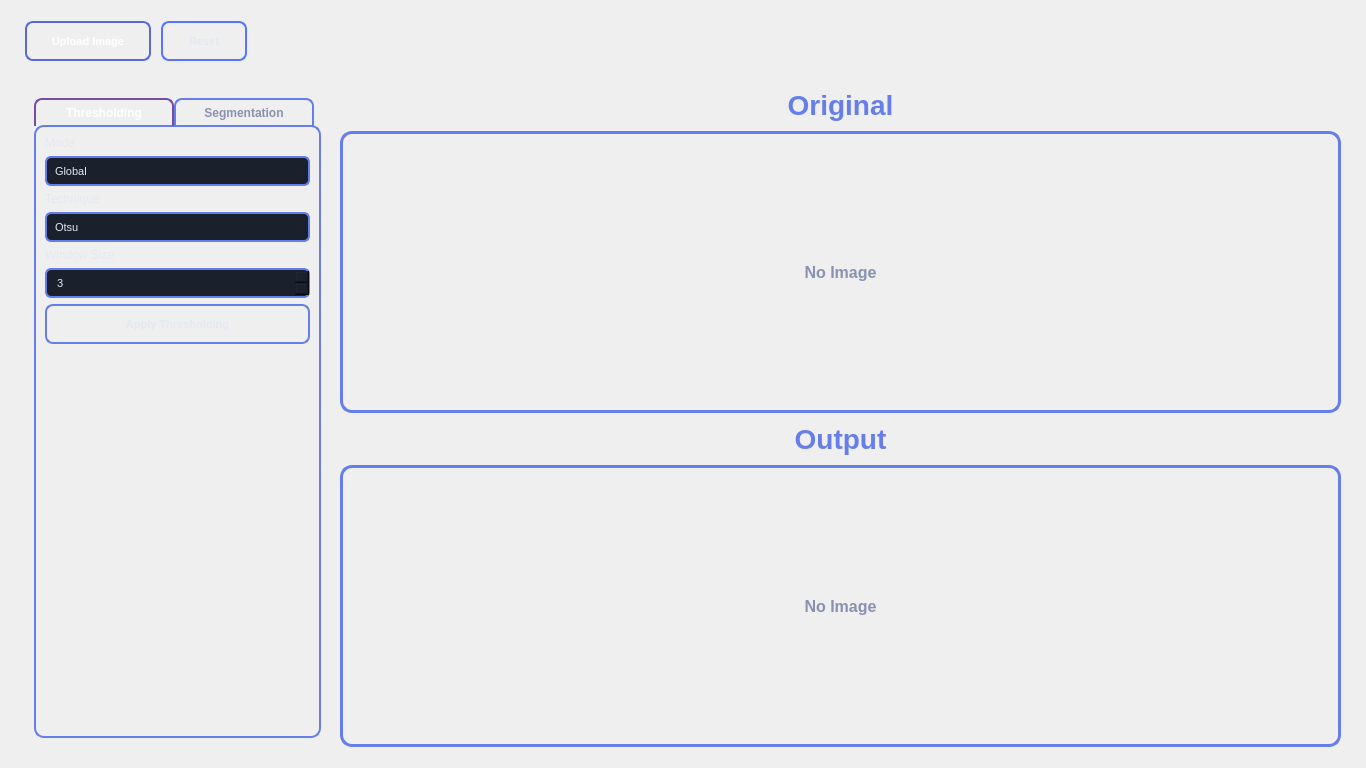
<?xml version="1.0" encoding="UTF-8"?>
<ui version="4.0">
 <class>Form</class>
 <widget class="QWidget" name="Form">
  <property name="geometry">
   <rect>
    <x>0</x>
    <y>0</y>
    <width>1366</width>
    <height>768</height>
   </rect>
  </property>
  <property name="minimumSize">
   <size>
    <width>1200</width>
    <height>700</height>
   </size>
  </property>
  <property name="windowTitle">
   <string>Image Studio</string>
  </property>
  <property name="styleSheet">
   <string notr="true">/* ========================================
   STYLESHEET SECTION - Professional Gradient Theme
   Theme Colors: Purple/Blue Gradient (#667eea, #764ba2)
   Dark Background: #0f1419, #1a202c, #2d3748
   ======================================== */

/* Main Window */
QMainWindow, QWidget {
    background: qlineargradient(x1:0, y1:0, x2:1, y2:1,
                                stop:0 #0f1419, stop:1 #1a1f2e);
    color: #e4e8f0;
    font-family: 'Segoe UI Semibold', 'Segoe UI';
    font-size: 12px;
}

/* Labels */
QLabel {
    color: #e4e8f0;
    font-family: 'Segoe UI', 'Roboto', Arial, sans-serif;
    font-size: 12px;
}

/* Buttons */
QPushButton {
    background: qlineargradient(x1:0, y1:0, x2:0, y2:1,
                                stop:0 #1f1f3d, stop:1 #0f0f25);
    color: #e4e8f0;
    border: 2px solid #667eea;
    border-radius: 8px;
    padding: 6px 12px;
    font-size: 11px;
    font-weight: 600;
    min-height: 24px;
}

QPushButton:hover {
    background: qlineargradient(x1:0, y1:0, x2:0, y2:1,
                                stop:0 #2d2d5f, stop:1 #1a1a38);
    border: 2px solid #764ba2;
    color: #ffffff;
}

QPushButton:pressed {
    background: qlineargradient(x1:0, y1:0, x2:0, y2:1,
                                stop:0 #667eea, stop:1 #764ba2);
    border: 2px solid #7c3aed;
    color: #ffffff;
}

QPushButton#btnUploadOriginal {
    background: qlineargradient(x1:0, y1:0, x2:0, y2:1,
                                stop:0 #667eea, stop:1 #764ba2);
    border: 2px solid #5a67d8;
    color: #ffffff;
    min-width: 98px;
}

QPushButton#btnUploadOriginal:hover {
    background: qlineargradient(x1:0, y1:0, x2:0, y2:1,
                                stop:0 #764ba2, stop:1 #9333ea);
    border: 2px solid #7c3aed;
    color: #ffffff;
}

QPushButton#btnReset {
    background: qlineargradient(x1:0, y1:0, x2:0, y2:1,
                                stop:0 #1f1f3d, stop:1 #0f0f25);
    border-color: #5674ff;
    min-width: 58px;
}

QPushButton#btnUploadMatchImage1, QPushButton#btnUploadMatchImage2 {
    min-width: 24px;
    max-width: 24px;
    min-height: 24px;
    max-height: 24px;
    padding: 0;
    border-radius: 6px;
    background: qlineargradient(x1:0, y1:0, x2:0, y2:1,
                                stop:0 #1f1f3d, stop:1 #0f0f25);
    border: 2px solid #667eea;
}

QPushButton#btnUploadMatchImage1:hover, QPushButton#btnUploadMatchImage2:hover {
    background: qlineargradient(x1:0, y1:0, x2:0, y2:1,
                                stop:0 #2d2d5f, stop:1 #1a1a38);
    border: 2px solid #764ba2;
}

/* Input Fields */
QComboBox, QSpinBox, QDoubleSpinBox {
    background-color: #1a202c;
    color: #e4e8f0;
    border: 2px solid #667eea;
    border-radius: 6px;
    padding: 5px 8px;
    font-size: 11px;
    selection-background-color: #764ba2;
}

QComboBox:focus, QSpinBox:focus, QDoubleSpinBox:focus {
    border: 2px solid #764ba2;
    background-color: #1f2937;
}

QComboBox::drop-down {
    border: none;
    width: 22px;
}

QComboBox::down-arrow {
    image: none;
    border-left: 5px solid transparent;
    border-right: 5px solid transparent;
    border-top: 6px solid #667eea;
    margin-right: 8px;
}

QComboBox QAbstractItemView {
    background-color: #1a202c;
    color: #e4e8f0;
    border: 2px solid #667eea;
    border-radius: 8px;
    selection-background-color: #667eea;
    padding: 4px;
}

/* Group Boxes */
QGroupBox {
    color: #e4e8f0;
    border: 2px solid #667eea;
    border-radius: 12px;
    margin-top: 12px;
    font-weight: 600;
    font-size: 13px;
    padding: 10px 8px 8px 8px;
    background: qlineargradient(x1:0, y1:0, x2:0, y2:1,
                                stop:0 #1a1a36, stop:1 #0f0f1f);
}

QGroupBox::title {
    subcontrol-origin: margin;
    subcontrol-position: top center;
    padding: 3px 12px;
    background: qlineargradient(x1:0, y1:0, x2:1, y2:0,
                                stop:0 #667eea, stop:1 #764ba2);
    border-radius: 6px;
    color: #ffffff;
    font-weight: bold;
    font-size: 12px;
}

/* Checkboxes */
QCheckBox {
    color: #e4e8f0;
    font-size: 12px;
    spacing: 8px;
    padding: 4px;
}

QCheckBox::indicator {
    width: 20px;
    height: 20px;
    border: 2px solid #667eea;
    border-radius: 6px;
    background-color: #1a202c;
}

QCheckBox::indicator:hover {
    border: 2px solid #764ba2;
    background-color: #1f2937;
}

QCheckBox::indicator:checked {
    background: qlineargradient(x1:0, y1:0, x2:1, y2:1,
                                stop:0 #667eea, stop:1 #764ba2);
    border: 2px solid #5a67d8;
    image: none;
}

/* Radio Buttons */
QRadioButton {
    color: #e4e8f0;
    font-size: 12px;
    spacing: 8px;
    padding: 4px;
}

QRadioButton::indicator {
    width: 18px;
    height: 18px;
    border: 2px solid #667eea;
    border-radius: 9px;
    background-color: #1a202c;
}

QRadioButton::indicator:hover {
    border: 2px solid #764ba2;
    background-color: #1f2937;
}

QRadioButton::indicator:checked {
    background: qlineargradient(x1:0, y1:0, x2:1, y2:1,
                                stop:0 #667eea, stop:1 #764ba2);
    border: 2px solid #5a67d8;
}

/* Sliders */
QSlider::groove:horizontal {
    background: #1a202c;
    height: 8px;
    border-radius: 4px;
    border: 1px solid #667eea;
}

QSlider::handle:horizontal {
    background: qlineargradient(x1:0, y1:0, x2:1, y2:0,
                                stop:0 #667eea, stop:1 #764ba2);
    border: 2px solid #5a67d8;
    width: 18px;
    margin: -6px 0;
    border-radius: 9px;
}

QSlider::handle:horizontal:hover {
    background: qlineargradient(x1:0, y1:0, x2:1, y2:0,
                                stop:0 #764ba2, stop:1 #9333ea);
    border: 2px solid #7c3aed;
}

QSlider::sub-page:horizontal {
    background: qlineargradient(x1:0, y1:0, x2:1, y2:0,
                                stop:0 #667eea, stop:1 #764ba2);
    border-radius: 4px;
}

/* Scroll Area */
QScrollArea {
    border: none;
    background: transparent;
}

QScrollBar:vertical {
    background-color: #0f0f25;
    width: 12px;
    border-radius: 6px;
}

QScrollBar::handle:vertical {
    background: qlineargradient(x1:0, y1:0, x2:1, y2:0,
                                stop:0 #667eea, stop:1 #764ba2);
    border-radius: 6px;
    min-height: 30px;
}

QScrollBar::handle:vertical:hover {
    background: qlineargradient(x1:0, y1:0, x2:1, y2:0,
                                stop:0 #764ba2, stop:1 #9333ea);
}

/* Custom Frames */
#topBar {
    background: qlineargradient(x1:0, y1:0, x2:1, y2:0,
                                stop:0 #0f1419, stop:1 #1a1f2e);
}

#leftImageFrame, #rightImageFrame {
    border: 3px solid #667eea;
    border-radius: 12px;
    background: qlineargradient(x1:0, y1:0, x2:0, y2:1,
                                stop:0 #0f0f25, stop:1 #0a0a15);
}

#matchImage1Frame, #matchImage2Frame, #matchResultFrame {
    border: 3px solid #667eea;
    border-radius: 12px;
    background: qlineargradient(x1:0, y1:0, x2:0, y2:1,
                                stop:0 #0f0f25, stop:1 #0a0a15);
}

#lblSingleOriginalTitle, #lblSingleOutputTitle {
    font-size: 28px;
    font-weight: 700;
    color: #667eea;
}

#lblImg1Title, #lblImg2Title {
    border: 0;
    background-color: transparent;
    padding: 1px 2px;
    font-weight: 700;
    font-size: 14px;
    color: #e4e8f0;
}

#lblOriginal, #lblProcessed, #lblMatchImage1, #lblMatchImage2, #lblMatchResult {
    border: 0;
    background-color: transparent;
    color: #8892b0;
    font-size: 16px;
    font-weight: 500;
}

#hDivider {
    background-color: qlineargradient(x1:0, y1:0, x2:1, y2:0,
                                      stop:0 #667eea, stop:1 #764ba2);
    min-height: 2px;
    max-height: 2px;
}

#frameHarris, #frameLambda, #frameSift, #frameMatching, #matchSideFrame {
    border: 2px solid #667eea;
    border-radius: 14px;
    background: qlineargradient(x1:0, y1:0, x2:0, y2:1,
                                stop:0 #1a1a36, stop:1 #0f0f1f);
}

#matchThreshold, #matchCount {
    background-color: #1a202c;
    border: 2px solid #667eea;
    border-radius: 6px;
    min-height: 20px;
    padding: 2px 4px;
    color: #e4e8f0;
}

#lblMatchUsing {
    font-size: 24px;
    font-weight: 700;
    padding-top: 6px;
    padding-bottom: 4px;
    color: #667eea;
}

QLabel[chipTitle=&quot;true&quot;] {
    background: qlineargradient(x1:0, y1:0, x2:1, y2:0,
                                stop:0 #667eea, stop:1 #764ba2);
    border: 1px solid #aebdff;
    border-radius: 8px;
    color: #edf2ff;
    font-weight: 700;
}

#topTimeFrame {
    border-radius: 8px;
    background: qlineargradient(x1:0, y1:0, x2:0, y2:1,
                                stop:0 #1a1a36, stop:1 #0f0f1f);
    border: 1px solid #667eea;
}

#matchTimeFrame {
    border-radius: 8px;
    background: qlineargradient(x1:0, y1:0, x2:0, y2:1,
                                stop:0 #1a1a36, stop:1 #0f0f1f);
    border: 1px solid #667eea;
}

QMenuBar, QMenu {
    background-color: #0f1419;
    color: #e4e8f0;
    border-bottom: 1px solid #667eea;
}

QMenuBar::item:selected {
    background: qlineargradient(x1:0, y1:0, x2:1, y2:0,
                                stop:0 #667eea, stop:1 #764ba2);
    color: #ffffff;
}

/* Tab Widget */
QTabWidget::pane {
    border: 2px solid #667eea;
    border-radius: 10px;
    background: qlineargradient(x1:0, y1:0, x2:0, y2:1,
                                stop:0 #1a1a36, stop:1 #0f0f1f);
    top: -1px;
}

QTabBar::tab {
    background: qlineargradient(x1:0, y1:0, x2:0, y2:1,
                                stop:0 #1f1f3d, stop:1 #0f0f25);
    color: #8892b0;
    border: 2px solid #667eea;
    border-bottom: none;
    border-top-left-radius: 8px;
    border-top-right-radius: 8px;
    padding: 6px 18px;
    font-size: 12px;
    font-weight: 600;
    min-width: 100px;
}

QTabBar::tab:selected {
    background: qlineargradient(x1:0, y1:0, x2:1, y2:0,
                                stop:0 #667eea, stop:1 #764ba2);
    color: #ffffff;
    border-color: #764ba2;
}

QTabBar::tab:hover:!selected {
    background: qlineargradient(x1:0, y1:0, x2:0, y2:1,
                                stop:0 #2d2d5f, stop:1 #1a1a38);
    color: #e4e8f0;
    border-color: #764ba2;
}</string>
  </property>
  <layout class="QVBoxLayout" name="rootLayout">
   <property name="spacing">
    <number>10</number>
   </property>
   <property name="leftMargin">
    <number>16</number>
   </property>
   <property name="topMargin">
    <number>12</number>
   </property>
   <property name="rightMargin">
    <number>16</number>
   </property>
   <property name="bottomMargin">
    <number>12</number>
   </property>
   <item>
    <widget class="QFrame" name="topBar">
     <layout class="QHBoxLayout" name="topBarLayout">
      <property name="spacing">
       <number>10</number>
      </property>
      <item>
       <widget class="QPushButton" name="btnUploadOriginal">
        <property name="text">
         <string>Upload Image</string>
        </property>
       </widget>
      </item>
      <item>
       <widget class="QPushButton" name="btnReset">
        <property name="text">
         <string>Reset</string>
        </property>
       </widget>
      </item>
      <item>
       <spacer name="horizontalSpacer">
        <property name="orientation">
         <enum>Qt::Orientation::Horizontal</enum>
        </property>
        <property name="sizeHint" stdset="0">
         <size>
          <width>40</width>
          <height>20</height>
         </size>
        </property>
       </spacer>
      </item>
     </layout>
    </widget>
   </item>
   <item>
    <widget class="QStackedWidget" name="displayStack">
     <property name="sizePolicy">
      <sizepolicy hsizetype="Expanding" vsizetype="Expanding">
       <horstretch>0</horstretch>
       <verstretch>0</verstretch>
      </sizepolicy>
     </property>
     <widget class="QWidget" name="pageSingleView">
      <layout class="QHBoxLayout" name="pageSingleViewLayout">
       <property name="spacing">
        <number>10</number>
       </property>
       <!-- LEFT SIDEBAR: tabs + controls -->
       <item>
        <widget class="QStackedWidget" name="parametersStack">
         <property name="minimumSize">
          <size>
           <width>240</width>
           <height>0</height>
          </size>
         </property>
         <property name="maximumSize">
          <size>
           <width>305</width>
           <height>16777215</height>
          </size>
         </property>
         <widget class="QWidget" name="pageTabView">
          <layout class="QVBoxLayout" name="pageTabViewLayout">
           <item>
            <widget class="QTabWidget" name="tabs">
             <property name="currentIndex">
              <number>0</number>
             </property>
             <widget class="QWidget" name="tabThreshold">
              <attribute name="title">
               <string>Thresholding</string>
              </attribute>
              <layout class="QVBoxLayout" name="tabThresholdLayout">
               <item>
                <widget class="QLabel" name="labelThresholdMode">
                 <property name="text">
                  <string>Mode</string>
                 </property>
                </widget>
               </item>
               <item>
                <widget class="QComboBox" name="comboThresholdMode">
                 <item>
                  <property name="text">
                   <string>Global</string>
                  </property>
                 </item>
                 <item>
                  <property name="text">
                   <string>Local</string>
                  </property>
                 </item>
                </widget>
               </item>
               <item>
                <widget class="QLabel" name="labelThresholdTechnique">
                 <property name="text">
                  <string>Technique</string>
                 </property>
                </widget>
               </item>
               <item>
                <widget class="QComboBox" name="comboThresholdTechnique">
                 <item>
                  <property name="text">
                   <string>Otsu</string>
                  </property>
                 </item>
                 <item>
                  <property name="text">
                   <string>Spectral</string>
                  </property>
                 </item>
                 <item>
                  <property name="text">
                   <string>Optimal</string>
                  </property>
                 </item>
                </widget>
               </item>
               <item>
                <widget class="QLabel" name="labelWindowSize">
                 <property name="text">
                  <string>Window Size</string>
                 </property>
                </widget>
               </item>
               <item>
                <widget class="QSpinBox" name="windowSize">
                 <property name="minimum">
                  <number>3</number>
                 </property>
                 <property name="maximum">
                  <number>51</number>
                 </property>
                 <property name="value">
                  <number>3</number>
                 </property>
                </widget>
               </item>
               <item>
                <widget class="QPushButton" name="btnApplyThreshold">
                 <property name="text">
                  <string>Apply Thresholding</string>
                 </property>
                </widget>
               </item>
               <item>
                <spacer name="verticalSpacerThreshold">
                 <property name="orientation">
                  <enum>Qt::Orientation::Vertical</enum>
                 </property>
                 <property name="sizeHint" stdset="0">
                  <size>
                   <width>20</width>
                   <height>40</height>
                  </size>
                 </property>
                </spacer>
               </item>
              </layout>
             </widget>
             <widget class="QWidget" name="tabSegmentation">
              <attribute name="title">
               <string>Segmentation</string>
              </attribute>
              <layout class="QVBoxLayout" name="tabSegmentationLayout">
               <item>
                <widget class="QPushButton" name="btnApplySegmentation">
                 <property name="text">
                  <string>Apply Segmentation</string>
                 </property>
                </widget>
               </item>
               <item>
                <spacer name="verticalSpacerSegmentation">
                 <property name="orientation">
                  <enum>Qt::Orientation::Vertical</enum>
                 </property>
                 <property name="sizeHint" stdset="0">
                  <size>
                   <width>20</width>
                   <height>40</height>
                  </size>
                 </property>
                </spacer>
               </item>
              </layout>
             </widget>
            </widget>
           </item>
          </layout>
         </widget>
        </widget>
       </item>
       <!-- RIGHT AREA: images stacked vertically -->
       <item>
        <layout class="QVBoxLayout" name="singleImagesColumn">
         <property name="spacing">
          <number>10</number>
         </property>
         <item>
          <widget class="QLabel" name="lblSingleOriginalTitle">
           <property name="text">
            <string>Original</string>
           </property>
           <property name="alignment">
            <set>Qt::AlignmentFlag::AlignCenter</set>
           </property>
          </widget>
         </item>
         <item>
          <widget class="QFrame" name="leftImageFrame">
           <property name="sizePolicy">
            <sizepolicy hsizetype="Expanding" vsizetype="Expanding">
             <horstretch>0</horstretch>
             <verstretch>1</verstretch>
            </sizepolicy>
           </property>
           <layout class="QVBoxLayout" name="leftImageLayout">
            <property name="leftMargin">
             <number>8</number>
            </property>
            <property name="topMargin">
             <number>8</number>
            </property>
            <property name="rightMargin">
             <number>8</number>
            </property>
            <property name="bottomMargin">
             <number>8</number>
            </property>
            <item>
             <widget class="QLabel" name="lblOriginal">
              <property name="minimumSize">
               <size>
                <width>0</width>
                <height>200</height>
               </size>
              </property>
              <property name="text">
               <string>No Image</string>
              </property>
              <property name="alignment">
               <set>Qt::AlignmentFlag::AlignCenter</set>
              </property>
             </widget>
            </item>
           </layout>
          </widget>
         </item>
         <item>
          <widget class="QLabel" name="lblSingleOutputTitle">
           <property name="text">
            <string>Output</string>
           </property>
           <property name="alignment">
            <set>Qt::AlignmentFlag::AlignCenter</set>
           </property>
          </widget>
         </item>
         <item>
          <widget class="QFrame" name="rightImageFrame">
           <property name="sizePolicy">
            <sizepolicy hsizetype="Expanding" vsizetype="Expanding">
             <horstretch>0</horstretch>
             <verstretch>1</verstretch>
            </sizepolicy>
           </property>
           <layout class="QVBoxLayout" name="rightImageLayout">
            <property name="leftMargin">
             <number>8</number>
            </property>
            <property name="topMargin">
             <number>8</number>
            </property>
            <property name="rightMargin">
             <number>8</number>
            </property>
            <property name="bottomMargin">
             <number>8</number>
            </property>
            <item>
             <widget class="QLabel" name="lblProcessed">
              <property name="minimumSize">
               <size>
                <width>0</width>
                <height>200</height>
               </size>
              </property>
              <property name="text">
               <string>No Image</string>
              </property>
              <property name="alignment">
               <set>Qt::AlignmentFlag::AlignCenter</set>
              </property>
             </widget>
            </item>
           </layout>
          </widget>
         </item>
        </layout>
       </item>
      </layout>
     </widget>
     <widget class="QWidget" name="pageMatchView">
      <layout class="QHBoxLayout" name="pageMatchViewLayout">
       <property name="spacing">
        <number>10</number>
       </property>
       <item>
        <widget class="QFrame" name="matchSideFrame">
         <property name="minimumSize">
          <size>
           <width>290</width>
           <height>0</height>
          </size>
         </property>
         <property name="maximumSize">
          <size>
           <width>320</width>
           <height>16777215</height>
          </size>
         </property>
         <layout class="QVBoxLayout" name="matchSideLayout">
          <property name="spacing">
           <number>14</number>
          </property>
          <property name="leftMargin">
           <number>14</number>
          </property>
          <property name="topMargin">
           <number>14</number>
          </property>
          <property name="rightMargin">
           <number>14</number>
          </property>
          <property name="bottomMargin">
           <number>12</number>
          </property>
          <item>
           <layout class="QFormLayout" name="formMatching">
            <property name="horizontalSpacing">
             <number>24</number>
            </property>
            <property name="verticalSpacing">
             <number>14</number>
            </property>
            <item row="0" column="0">
             <widget class="QLabel" name="labelThreshold">
              <property name="text">
               <string>Threshold</string>
              </property>
             </widget>
            </item>
            <item row="0" column="1">
             <widget class="QDoubleSpinBox" name="matchThreshold">
              <property name="buttonSymbols">
               <enum>QAbstractSpinBox::ButtonSymbols::NoButtons</enum>
              </property>
              <property name="decimals">
               <number>2</number>
              </property>
              <property name="maximum">
               <double>1.000000000000000</double>
              </property>
              <property name="singleStep">
               <double>0.050000000000000</double>
              </property>
              <property name="value">
               <double>0.800000000000000</double>
              </property>
             </widget>
            </item>
            <item row="1" column="0">
             <widget class="QLabel" name="labelMatches">
              <property name="text">
               <string># of Matches</string>
              </property>
             </widget>
            </item>
            <item row="1" column="1">
             <widget class="QSpinBox" name="matchCount">
              <property name="buttonSymbols">
               <enum>QAbstractSpinBox::ButtonSymbols::NoButtons</enum>
              </property>
              <property name="minimum">
               <number>10</number>
              </property>
              <property name="maximum">
               <number>500</number>
              </property>
              <property name="singleStep">
               <number>10</number>
              </property>
              <property name="value">
               <number>150</number>
              </property>
             </widget>
            </item>
           </layout>
          </item>
          <item>
           <widget class="QLabel" name="lblMatchUsing">
            <property name="text">
             <string>Match Using:</string>
            </property>
            <property name="alignment">
             <set>Qt::AlignmentFlag::AlignCenter</set>
            </property>
           </widget>
          </item>
          <item>
           <widget class="QPushButton" name="btnMatchNCC">
            <property name="text">
             <string>Normalized Cross Correlations.</string>
            </property>
           </widget>
          </item>
          <item>
           <widget class="QPushButton" name="btnMatchSSD">
            <property name="text">
             <string>Sum of Squared Differences</string>
            </property>
           </widget>
          </item>
          <item>
           <spacer name="verticalSpacer">
            <property name="orientation">
             <enum>Qt::Orientation::Vertical</enum>
            </property>
            <property name="sizeHint" stdset="0">
             <size>
              <width>20</width>
              <height>40</height>
             </size>
            </property>
           </spacer>
          </item>
         </layout>
        </widget>
       </item>
       <item>
        <layout class="QVBoxLayout" name="matchRightLayout">
         <property name="spacing">
          <number>10</number>
         </property>
         <item>
          <layout class="QHBoxLayout" name="matchTitlesRow">
           <item>
            <layout class="QHBoxLayout" name="matchTitle1Row">
             <item>
              <widget class="QLabel" name="lblImg1Title">
               <property name="text">
                <string>Image 01</string>
               </property>
               <property name="alignment">
                <set>Qt::AlignmentFlag::AlignCenter</set>
               </property>
              </widget>
             </item>
             <item>
              <widget class="QPushButton" name="btnUploadMatchImage1">
               <property name="toolTip">
                <string>Upload Image 01</string>
               </property>
               <property name="text">
                <string/>
               </property>
              </widget>
             </item>
            </layout>
           </item>
           <item>
            <layout class="QHBoxLayout" name="matchTitle2Row">
             <item>
              <widget class="QLabel" name="lblImg2Title">
               <property name="text">
                <string>Image 02</string>
               </property>
               <property name="alignment">
                <set>Qt::AlignmentFlag::AlignCenter</set>
               </property>
              </widget>
             </item>
             <item>
              <widget class="QPushButton" name="btnUploadMatchImage2">
               <property name="toolTip">
                <string>Upload Image 02</string>
               </property>
               <property name="text">
                <string/>
               </property>
              </widget>
             </item>
            </layout>
           </item>
          </layout>
         </item>
         <item>
        <layout class="QHBoxLayout" name="matchInputRow">
         <property name="stretch">
          <string>1,1</string>
         </property>
           <item>
            <widget class="QFrame" name="matchImage1Frame">
             <layout class="QVBoxLayout" name="matchImage1Layout">
              <property name="leftMargin">
               <number>8</number>
              </property>
              <property name="topMargin">
               <number>8</number>
              </property>
              <property name="rightMargin">
               <number>8</number>
              </property>
              <property name="bottomMargin">
               <number>8</number>
              </property>
              <item>
               <widget class="QLabel" name="lblMatchImage1">
                <property name="minimumSize">
                 <size>
                  <width>360</width>
                  <height>250</height>
                 </size>
                </property>
                <property name="text">
                 <string>No Image</string>
                </property>
                <property name="alignment">
                 <set>Qt::AlignmentFlag::AlignCenter</set>
                </property>
               </widget>
              </item>
             </layout>
            </widget>
           </item>
           <item>
            <widget class="QFrame" name="matchImage2Frame">
             <layout class="QVBoxLayout" name="matchImage2Layout">
              <property name="leftMargin">
               <number>8</number>
              </property>
              <property name="topMargin">
               <number>8</number>
              </property>
              <property name="rightMargin">
               <number>8</number>
              </property>
              <property name="bottomMargin">
               <number>8</number>
              </property>
              <item>
               <widget class="QLabel" name="lblMatchImage2">
                <property name="minimumSize">
                 <size>
                  <width>360</width>
                  <height>250</height>
                 </size>
                </property>
                <property name="text">
                 <string>No Image</string>
                </property>
                <property name="alignment">
                 <set>Qt::AlignmentFlag::AlignCenter</set>
                </property>
               </widget>
              </item>
             </layout>
            </widget>
           </item>
          </layout>
         </item>
         <item>
          <widget class="QFrame" name="matchResultFrame">
           <layout class="QVBoxLayout" name="matchResultLayout">
            <property name="leftMargin">
             <number>8</number>
            </property>
            <property name="topMargin">
             <number>8</number>
            </property>
            <property name="rightMargin">
             <number>8</number>
            </property>
            <property name="bottomMargin">
             <number>8</number>
            </property>
            <item>
             <widget class="QLabel" name="lblMatchResult">
              <property name="minimumSize">
               <size>
                <width>760</width>
                <height>300</height>
               </size>
              </property>
              <property name="text">
               <string>Matching Result</string>
              </property>
              <property name="alignment">
               <set>Qt::AlignmentFlag::AlignCenter</set>
              </property>
             </widget>
            </item>
           </layout>
          </widget>
         </item>
         <item>
          <widget class="QFrame" name="matchTimeFrame">
           <property name="maximumSize">
            <size>
             <width>16777215</width>
             <height>16777215</height>
            </size>
           </property>
           <layout class="QHBoxLayout" name="matchTimeLayout">
            <property name="leftMargin">
             <number>12</number>
            </property>
            <property name="topMargin">
             <number>8</number>
            </property>
            <property name="rightMargin">
             <number>12</number>
            </property>
            <property name="bottomMargin">
             <number>8</number>
            </property>
            <item>
             <widget class="QLabel" name="lblTimeLabelMatch">
              <property name="text">
               <string>Computational Time:</string>
              </property>
             </widget>
            </item>
            <item>
             <spacer name="horizontalSpacerMatch">
              <property name="orientation">
               <enum>Qt::Orientation::Horizontal</enum>
              </property>
              <property name="sizeHint" stdset="0">
               <size>
                <width>40</width>
                <height>20</height>
               </size>
              </property>
             </spacer>
            </item>
            <item>
             <widget class="QLabel" name="lblTimeValueMatch">
              <property name="text">
               <string>0.000 S</string>
              </property>
             </widget>
            </item>
           </layout>
          </widget>
         </item>
        </layout>
       </item>
      </layout>
     </widget>
    </widget>
   </item>

  </layout>
 </widget>
 <resources/>
 <connections/>
</ui>
